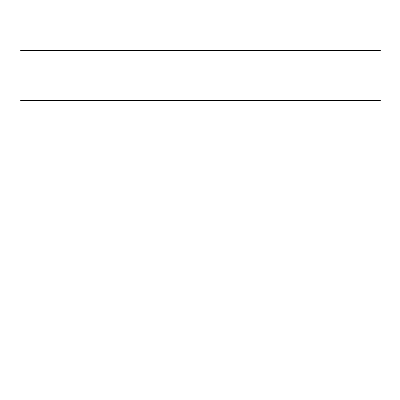
Frame 1 (no input)
Frame 60 (the mouse pressed at the canvas centre just before this capture): identical to frame 1, image omitted
Frame 120 (the mouse held since frame 60 and released just before this capture): identical to frame 1, image omitted

The Processing sketch that drew this single still picture (run headless with seeded random() and noise(); from frame 60 on, the mouse is pressed at the canvas centre):

// Processing sketch: lines_wiggle
// ── lines_wiggle.pde
/* Todo: Make each line an object to be able to move each 
    of them separately on click.
    Also, at the moment, works only once. Need to change code
    so works no matter how many times I click.
*/

float y = 50;
float direction = 1;
float speed = 20;
boolean lineClicked;

void setup(){
  size(400,400);
  smooth();
}

void draw(){
  background(255);
  
  noFill();
  beginShape();
  vertex(20,50);
  bezierVertex(50,50, 190,y, 380, 50);
  endShape();
  
  beginShape();
  vertex(20,100);
  bezierVertex(50,100, 190,y+50, 380, 100);
  endShape();
  
  if(lineClicked == true){
    lineMove();
  }        
}

void mouseClicked(){
 if(mouseY > 45 && mouseY < 55){
       println("activate");
  lineClicked = true;
 }
}

void lineMove(){
  if(y > 70){
    direction = -direction;
  } else if(y < 30) {
    direction +=1;
  }

  if(speed >= 1){
   speed -= 0.1;
   y+=direction*speed;
  } else {
   y = 50;
  }
}
